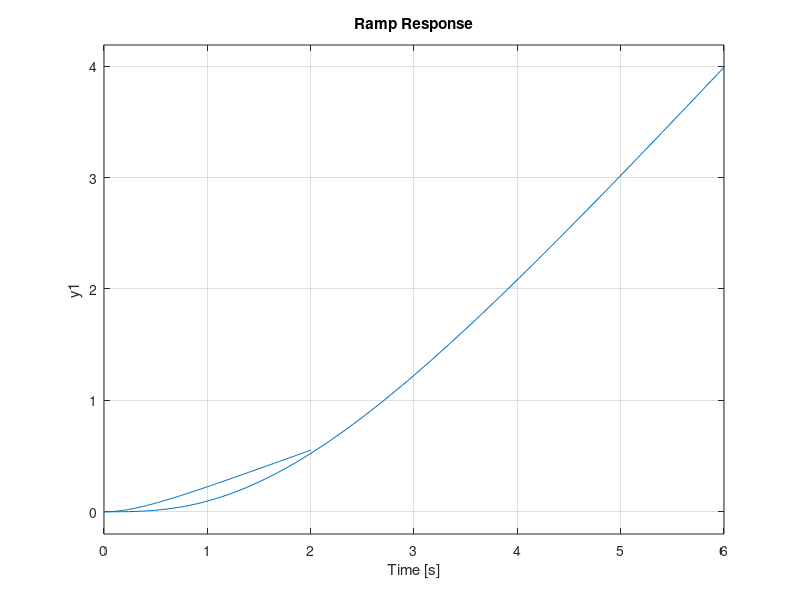

MATLAB code for this plot:
%steady state position error in T0 and T1 systems
n = [1];
d1 = [1 3];
sys1 = tf(n,d1)
ramp(sys1)
hold on;

d2 = [1 2 1];
sys2 = tf(n,d2)
ramp(sys2)
hold on;